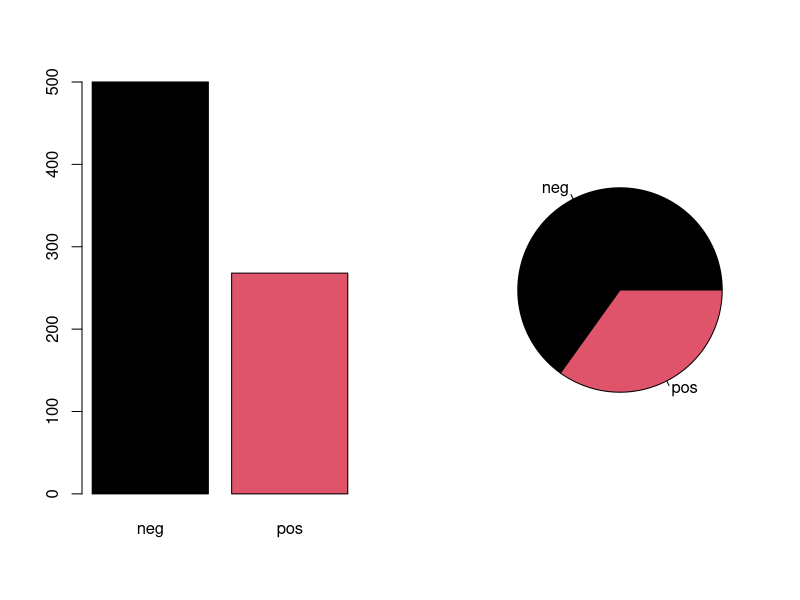

Write R code to recreate this figure.
pima <- read.csv('./data/pima2.csv', header = T)
result <- aggregate(pima['X'], list(diabetes = pima$diabetes), length)
result['rate'] <- result['X'] / sum(result['X']) * 100
#result <- by(pima[, 1], pima$diabetes, length)
#위 방식으로도 할 수 있음
result_table <- table(pima$diabetes)
par(mfrow = c(1, 2))
barplot(result_table, col = 1:2)
pie(result_table, col = 1:2)


